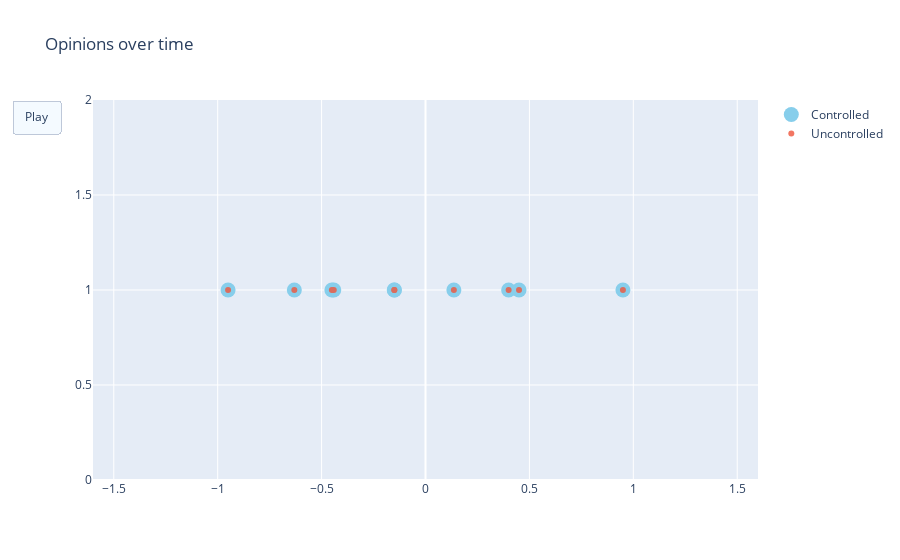

The code cell stored with this chart in its notebook:
### Code cell
fig = go.Figure(
    data=[go.Scatter(x=c_xs[:, 0].flatten(), y=np.ones(eq.var_dim-1),
                         mode='markers',
                         name="Controlled", marker=dict(color='SkyBlue', size=15)),
         go.Scatter(x=uc_xs[:, 0].flatten(), y=np.ones(eq.var_dim-1),
                         mode='markers',
                         name="Uncontrolled", opacity=0.8)],
    layout=go.Layout(
        xaxis=dict(range=[-1.6, 1.6], autorange=False),
        yaxis=dict(range=[0, 2], autorange=False),
        title="Opinions over time",
        updatemenus=[dict(
            type="buttons",
            buttons=[dict(label="Play",
                          method="animate",
                          args=[None, {"frame": {"duration": 25, 
                                                                        "redraw": False},
                                                              "fromcurrent": True, 
                                                              "transition": {"duration": 0.1}}])])]
    ),
    frames=[go.Frame(data=[go.Scatter(x=c_xs[:, i].flatten(), y=np.ones(eq.var_dim-1),
                         mode='markers',
                         name="Controlled", marker=dict(color='SkyBlue', size=15)),
                          go.Scatter(x=uc_xs[:, i].flatten(), y=np.ones(eq.var_dim-1),
                         mode='markers',
                         name="Uncontrolled", opacity=0.8)]) for i in range(c_xs.shape[1])]
)
fig.update_layout(transition = {'duration': 0.1})
fig.show()

### Figure 1 — Plotly figure (JSON) as saved in the notebook; plotly's stock layout.template omitted (floating-point values rounded to 4 significant figures)
{"data": [{"marker": {"color": "SkyBlue", "size": 15}, "mode": "markers", "name": "Controlled", "type": "scatter", "x": [-0.4414, -0.6312, -0.95, -0.4506, 0.4, 0.95, -0.15, -0.15, 0.1365, 0.45], "y": [1, 1, 1, 1, 1, 1, 1, 1, 1, 1]}, {"mode": "markers", "name": "Uncontrolled", "opacity": 0.8, "type": "scatter", "x": [-0.4414, -0.6312, -0.95, -0.4506, 0.4, 0.95, -0.15, -0.15, 0.1365, 0.45], "y": [1, 1, 1, 1, 1, 1, 1, 1, 1, 1]}], "layout": {"title": {"text": "Opinions over time"}, "transition": {"duration": 0.1}, "updatemenus": [{"buttons": [{"args": [null, {"frame": {"duration": 25, "redraw": false}, "fromcurrent": true, "transition": {"duration": 0.1}}], "label": "Play", "method": "animate"}], "type": "buttons"}], "xaxis": {"autorange": false, "range": [-1.6, 1.6]}, "yaxis": {"autorange": false, "range": [0, 2]}}}
